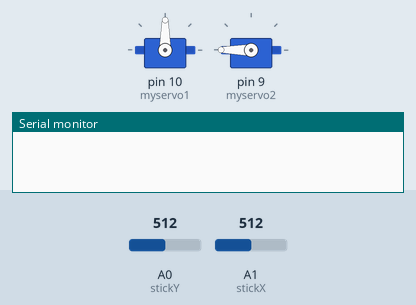
This sketch was run on a simulated Arduino Uno, built with avr-gcc and run on an emulated ATmega328P. Parts: 2 × servo, the last lines printed to the serial monitor. The inputs (shaded band) are chosen by the test bench; at power-on: A0 (stickY) = 512, A1 (stickX) = 512.

Above: at 1.2 s.
1.3 s: A0 (stickY) set to 690
2.8 s: A0 (stickY) set to 715
At 3.21 s:
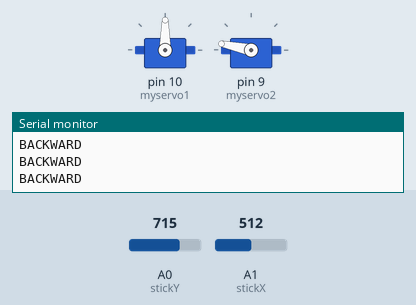
5.8 s: A0 (stickY) set to 511
At 5.8 s:
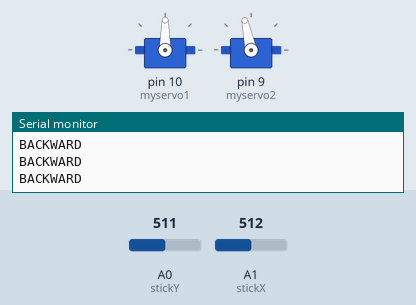
7.3 s: A1 (stickX) set to 691
8.8 s: A1 (stickX) set to 710
At 12.6 s:
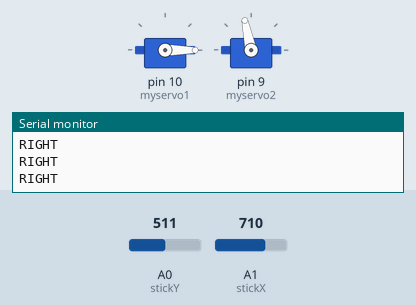
Timing chart, 0 to 12.8 s (numbered marks = the images above; inputs shaded):
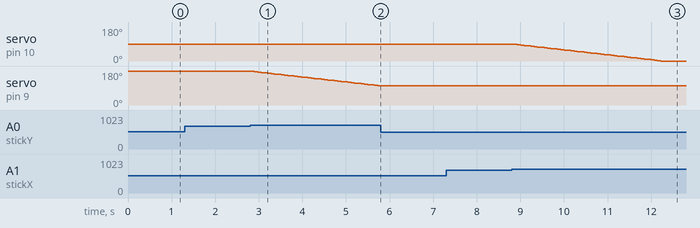

The sketch:

StepperJoyStick.ino
```cpp
//This code will take information from a joystick
//potentiometer and relay it to turn the stepper
//motor clockwise and counterclockwise


#include <Stepper.h>
#include <Wire.h>
#include <Adafruit_MotorShield.h>
#include <Adafruit_PWMServoDriver.h>
#include <Servo.h>

Servo myservo1;
Servo myservo2;

Adafruit_MotorShield AFMS = Adafruit_MotorShield();

Adafruit_StepperMotor *Motor1 = AFMS.getStepper(200, 1);

Adafruit_StepperMotor *Motor2 = AFMS.getStepper(200, 2);

int stickY = A0;
int stickX = A1;
int angle = 90;
int altitude = 180;
void setup()
{

  myservo1.attach(10);
  myservo2.attach(9);
  //further research necessary
  //myStepper.setSpeed(10);//RPM
//    myStepper.setSpeed(10);
  Serial.begin(9600);
    AFMS.begin();
    Motor1->setSpeed(30);
    Motor2->setSpeed(30);
    myservo1.write(90);
    myservo2.write(180);

}

void loop()
{
//    Motor1->step(1, BACKWARD, SINGLE);
//    Motor2->step(1, FORWARD, SINGLE);
//if(angle == 180){
//    angle = 0;
//  }


//  angle++;

  //FORWARD MOVEMENT
  if (analogRead(stickY) < 300  & analogRead(stickX) > 300 & analogRead(stickX) < 700  ) {
    //Motor1->step(1, FORWARD, SINGLE);
//    Motor2->step(1, FORWARD, SINGLE);
    altitude+=2;
    myservo2.write(altitude);
    Serial.print("FORWARD");
    Serial.print("\n");
  }

  //BACKWARD MOVEMENT
  if (analogRead(stickY) > 700  & analogRead(stickX) > 300 & analogRead(stickX) < 700  ) {
    Serial.print("BACKWARD");
    Serial.print("\n");
    altitude-=2;
    myservo2.write(altitude);


  }

//  //TURN LEFT
  if (analogRead(stickY) < 700  & analogRead(stickY) > 300 & analogRead(stickX) < 300  ) {
    Serial.print("LEFT");
    Serial.print("\n");
    angle+=2;
    myservo1.write(angle);

  }

  //TURN RIGHT
  if (analogRead(stickY) < 700  & analogRead(stickY) > 300 & analogRead(stickX) > 700  ) {
    Serial.print("RIGHT");
    Serial.print("\n");
    angle-=2;
    myservo1.write(angle);


  }
//  IN NEUTRAL POSITION
//  if (analogRead(stickY) < 700  & analogRead(stickY) > 300 & analogRead(stickX) < 700 & analogRead(stickX) > 300  ) {
//    Motor1->release();
//    Serial.print("NEUTRAL");
//    Serial.print("\n");
//  }

delay(75);
}
```

Measured:
- the behaviour switches between 700 and 701 on A0 (stickY) (found by bisection; images 0 and 1)
- the behaviour switches between 700 and 701 on A1 (stickX) (found by bisection; images 2 and 3)
- after the input at 1.3 s, every drawn part: stays the same
- after the input at 2.8 s, servo on pin 9 (myservo2): moves from 180° to 102° over 2.9 s, starting at once
- after the input at 5.8 s, servo on pin 9 (myservo2): stays 102° (without the input it goes to 100° after 0.01 s)
- after the input at 7.3 s, every drawn part: stays the same
- after the input at 8.8 s, servo on pin 10 (myservo1): moves from 90° to 0° over 3.4 s, starting after 0.06 s
